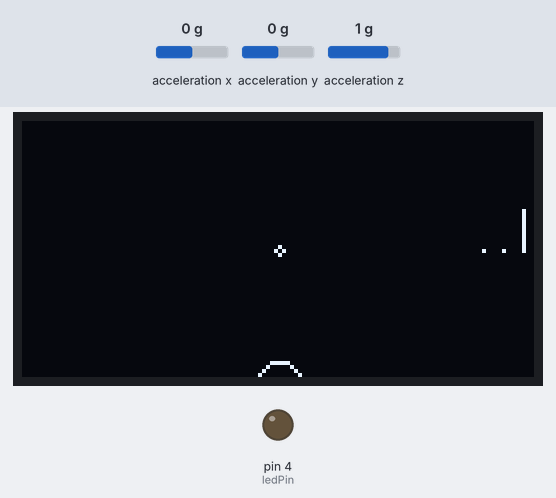
The sketch below on a simulated Arduino Uno, built with avr-gcc and run on an emulated ATmega328P. On the bench: 128×64 one-colour display, output pins drawn as LEDs (lit = HIGH). The inputs (shaded band) are chosen by the test bench; at power-on: acceleration x 0 g, acceleration y 0 g, acceleration z 1 g.

Above: at 1.2 s.
1.3 s: acceleration x set to -1.4 g
At 2.4 s:
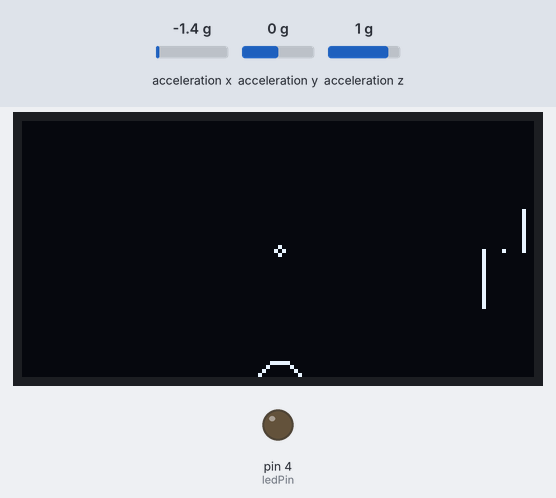
2.8 s: acceleration y set to -1.4 g
At 4.0 s:
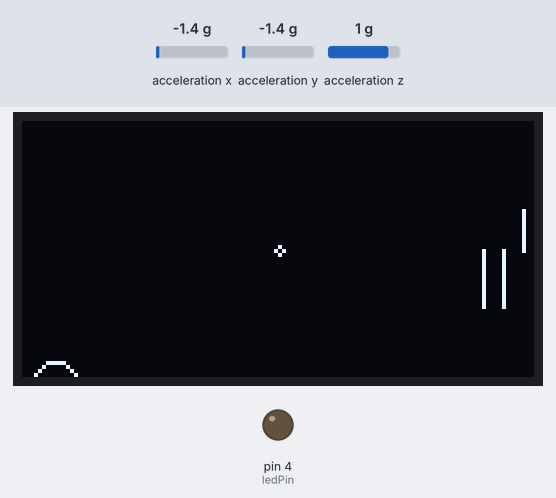
4.3 s: acceleration z set to -1.4 g
At 4.7 s:
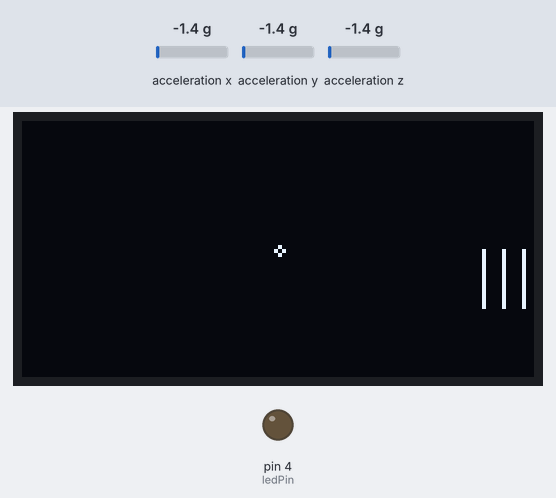
5.8 s: acceleration x set to -0.8 g
Timing chart, 0 to 8.3 s (numbered marks = the images above; inputs shaded):
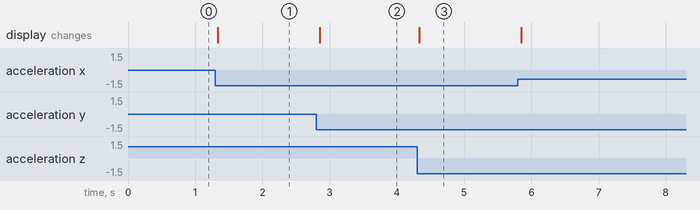

The sketch:

artificial_horizon.ino
```cpp
#include <Arduino.h>
#include <U8g2lib.h>

#include "LIS3DHTR.h"
#include <Wire.h>
#define WIRE Wire
LIS3DHTR<TwoWire> LIS; //IIC

U8G2_SSD1306_128X64_NONAME_F_HW_I2C u8g2(U8G2_R0, /* clock=*/ SCL, /* data=*/ SDA, /* reset=*/ U8X8_PIN_NONE);  // High speed I2C

int soundPin = A2; // Analog sound sensor is to be attached to analog
int ledPin = 4; // Digital LED is to be attached to digital
int loudest= 0;
int quietest = 9999;
int average;
int sum;
void setup(void)
{
  pinMode(ledPin, OUTPUT);
  Serial.begin(9600);

  u8g2.begin();
  u8g2.setFlipMode(1);

  LIS.begin(WIRE,0x19); //IIC init
  LIS.setFullScaleRange(LIS3DHTR_RANGE_2G);
  LIS.setOutputDataRate(LIS3DHTR_DATARATE_50HZ);

}

void loop(void)
{

  //Serial.println(soundState);   // if the sound sensor’s value is greater than 200, the light will be on for 5 seconds.
  int xCoord=0;
  int yCoord=0;
  int zCoord=0;
  if (!LIS)
  {
    Serial.println("LIS3DHTR didn't connect.");
  } else {
    xCoord=1000*LIS.getAccelerationX();
    yCoord=1000*LIS.getAccelerationY();
    zCoord=1000*LIS.getAccelerationZ();
  }

  u8g2.setFont(u8g2_font_ncenB08_tr);
  u8g2.setCursor(0, 0);
  /*
  if(soundState > 250)
  {
    u8x8.print("Its loud  ");
    u8x8.println(soundState);
    if(soundState > loudest){
      loudest = soundState;
    }
    //delay(2000);
  }
  else
  {
    u8x8.print("Its quiet ");
    u8x8.println(soundState);
    if(soundState < quietest) {
      quietest = soundState;
    }
    //delay(200);
  }
  */
  /*for(int i=0; i <= 1000; i++) {
        int soundState = analogRead(soundPin); // Read sound sensor’s value
        if (soundState > 200)
      {
        digitalWrite(ledPin, HIGH);
       // delay(1000);
      }
      else
      {
        digitalWrite(ledPin, LOW);
      }
    sum =+ soundState;
    delay(1);
  }*/
  average = yCoord;
  u8g2.clearBuffer();
  //u8g2.print("Average = ");
  //u8g2.drawStr(0,10,(char*) String(average).c_str());   //write a number for debugging
  u8g2.drawCircle(64+(yCoord/25),32+(zCoord/30),5);
  u8g2.drawCircle(64,32,1);
  //u8g2.drawTriangle(20,20,20,100,100, 100-average);
  //u8g2.drawStr(100,10,String());
  //u8g2.print("  ");
  u8g2.drawLine(115,32,115, 32-xCoord/100);
  u8g2.drawLine(120,32,120, 32-yCoord/100);
  u8g2.drawLine(125,32,125, 32-zCoord/100);

  u8g2.sendBuffer();


}
```

Measured:
- after the input at 1.3 s, the display: changes at once (image 1)
- after the input at 2.8 s, the display: changes after 0.05 s (image 2)
- after the input at 4.3 s, the display: changes at once (image 3)
